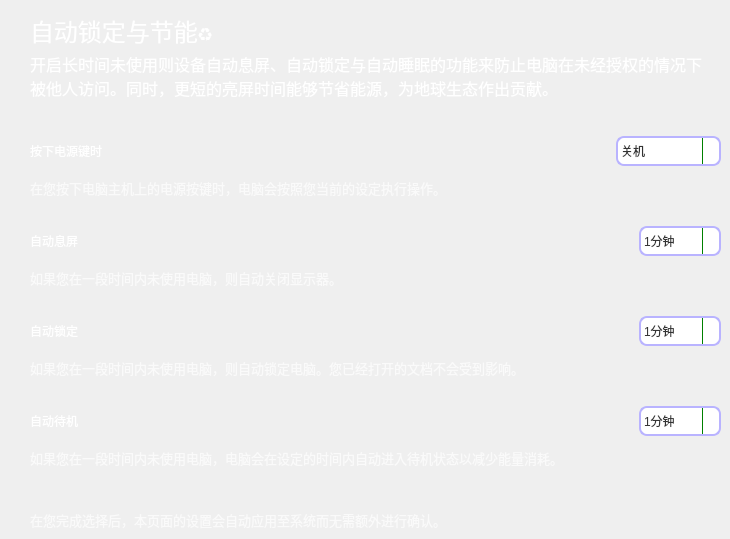
      <widget class="QWidget" name="util_greenify_stack_uos">
       <widget class="QLabel" name="util_greenify_stack_uos_prompt_header">
        <property name="geometry">
         <rect>
          <x>30</x>
          <y>10</y>
          <width>411</width>
          <height>41</height>
         </rect>
        </property>
        <property name="font">
         <font>
          <family>Noto Mono</family>
          <pointsize>18</pointsize>
          <weight>50</weight>
          <italic>false</italic>
          <bold>false</bold>
         </font>
        </property>
        <property name="styleSheet">
         <string notr="true">font: 18pt &quot;Noto Mono&quot;;
color: rgb(255, 255, 255);</string>
        </property>
        <property name="text">
         <string>自动锁定与节能♻️</string>
        </property>
       </widget>
       <widget class="QLabel" name="util_greenify_stack_uos_prompt_subheader">
        <property name="geometry">
         <rect>
          <x>30</x>
          <y>50</y>
          <width>681</width>
          <height>51</height>
         </rect>
        </property>
        <property name="font">
         <font>
          <family>Noto Mono</family>
          <pointsize>12</pointsize>
          <weight>50</weight>
          <italic>false</italic>
          <bold>false</bold>
         </font>
        </property>
        <property name="styleSheet">
         <string notr="true">font: 12pt &quot;Noto Mono&quot;;
color: rgb(255, 255, 255);</string>
        </property>
        <property name="text">
         <string>开启长时间未使用则设备自动息屏、自动锁定与自动睡眠的功能来防止电脑在未经授权的情况下被他人访问。同时，更短的亮屏时间能够节省能源，为地球生态作出贡献。</string>
        </property>
        <property name="wordWrap">
         <bool>true</bool>
        </property>
       </widget>
       <widget class="QWidget" name="layoutWidget_12">
        <property name="geometry">
         <rect>
          <x>30</x>
          <y>130</y>
          <width>691</width>
          <height>70</height>
         </rect>
        </property>
        <layout class="QVBoxLayout" name="uos_power_btn_layout_with_tip" stretch="6,1">
         <item>
          <layout class="QHBoxLayout" name="uos_power_btn_layout">
           <item>
            <widget class="QLabel" name="uos_power_btn_prompt">
             <property name="minimumSize">
              <size>
               <width>0</width>
               <height>40</height>
              </size>
             </property>
             <property name="styleSheet">
              <string notr="true">font: 14pt &quot;Noto Mono&quot;;
color: rgb(255, 255, 255);</string>
             </property>
             <property name="text">
              <string>按下电源键时</string>
             </property>
            </widget>
           </item>
           <item>
            <spacer name="uos_power_btn_spacer">
             <property name="orientation">
              <enum>Qt::Horizontal</enum>
             </property>
             <property name="sizeHint" stdset="0">
              <size>
               <width>40</width>
               <height>20</height>
              </size>
             </property>
            </spacer>
           </item>
           <item>
            <widget class="QComboBox" name="uos_power_btn_combo_setting">
             <property name="sizePolicy">
              <sizepolicy hsizetype="Preferred" vsizetype="Fixed">
               <horstretch>0</horstretch>
               <verstretch>0</verstretch>
              </sizepolicy>
             </property>
             <property name="minimumSize">
              <size>
               <width>105</width>
               <height>30</height>
              </size>
             </property>
             <property name="maximumSize">
              <size>
               <width>105</width>
               <height>16777215</height>
              </size>
             </property>
             <property name="styleSheet">
              <string notr="true">QComboBox {
    border: 2px solid rgb(185, 179, 255);
    border-radius: 8px;
    padding: 1px 18px 1px 3px;
		color: rgb(51, 51, 51);
}

QComboBox:editable {
    background: rgb(240, 250, 254);
}

QComboBox:!editable, QComboBox::drop-down:editable {
		background: white;
}

/* QComboBox gets the &quot;on&quot; state when the popup is open */
QComboBox:!editable:on, QComboBox::drop-down:editable:on {
    background: white;
		color: rgb(147, 123, 171);
		font-weight: bold;
		/* color: rgb(255, 255, 255); */
}

QComboBox:!enabled {
    background: white;
}

QComboBox:on { /* shift the text when the popup opens */
    padding-top: 3px;
    padding-left: 4px;
}

QComboBox::drop-down {
    subcontrol-origin: padding;
    subcontrol-position: top right;
    width: 16px;

    border-left-width: 1px;
    border-left-color: green;
    border-left-style: solid; /* just a single line */
    border-top-right-radius: 6px; /* same radius as the QComboBox */
    border-bottom-right-radius: 3px;
}

QComboBox::down-arrow:on { /* shift the arrow when popup is open */
    top: 1px;
    left: 1px;
}</string>
             </property>
             <item>
              <property name="text">
               <string>关机</string>
              </property>
             </item>
             <item>
              <property name="text">
               <string>待机</string>
              </property>
             </item>
             <item>
              <property name="text">
               <string>休眠</string>
              </property>
             </item>
             <item>
              <property name="text">
               <string>关闭显示器</string>
              </property>
             </item>
             <item>
              <property name="text">
               <string>无任何操作</string>
              </property>
             </item>
            </widget>
           </item>
          </layout>
         </item>
         <item>
          <widget class="QLabel" name="uos_power_btn_tip">
           <property name="maximumSize">
            <size>
             <width>16777215</width>
             <height>20</height>
            </size>
           </property>
           <property name="font">
            <font>
             <family>Noto Mono</family>
             <pointsize>10</pointsize>
             <weight>50</weight>
             <italic>false</italic>
             <bold>false</bold>
            </font>
           </property>
           <property name="styleSheet">
            <string notr="true">font: 10pt &quot;Noto Mono&quot;;
color: rgba(255, 255, 255, 180);</string>
           </property>
           <property name="text">
            <string>在您按下电脑主机上的电源按键时，电脑会按照您当前的设定执行操作。</string>
           </property>
           <property name="wordWrap">
            <bool>true</bool>
           </property>
          </widget>
         </item>
        </layout>
       </widget>
       <widget class="QWidget" name="layoutWidget_13">
        <property name="geometry">
         <rect>
          <x>30</x>
          <y>220</y>
          <width>691</width>
          <height>70</height>
         </rect>
        </property>
        <layout class="QVBoxLayout" name="uos_autoblank_layout_with_tip" stretch="6,1">
         <item>
          <layout class="QHBoxLayout" name="uos_autoblank_layout">
           <item>
            <widget class="QLabel" name="uos_autoblank_prompt">
             <property name="minimumSize">
              <size>
               <width>0</width>
               <height>40</height>
              </size>
             </property>
             <property name="styleSheet">
              <string notr="true">font: 14pt &quot;Noto Mono&quot;;
color: rgb(255, 255, 255);</string>
             </property>
             <property name="text">
              <string>自动息屏</string>
             </property>
            </widget>
           </item>
           <item>
            <spacer name="uos_autoblank_spacer">
             <property name="orientation">
              <enum>Qt::Horizontal</enum>
             </property>
             <property name="sizeHint" stdset="0">
              <size>
               <width>40</width>
               <height>20</height>
              </size>
             </property>
            </spacer>
           </item>
           <item>
            <widget class="QComboBox" name="uos_autoblank_combobox_setting">
             <property name="sizePolicy">
              <sizepolicy hsizetype="Preferred" vsizetype="Fixed">
               <horstretch>0</horstretch>
               <verstretch>0</verstretch>
              </sizepolicy>
             </property>
             <property name="minimumSize">
              <size>
               <width>0</width>
               <height>30</height>
              </size>
             </property>
             <property name="maximumSize">
              <size>
               <width>90</width>
               <height>16777215</height>
              </size>
             </property>
             <property name="styleSheet">
              <string notr="true">QComboBox {
    border: 2px solid rgb(185, 179, 255);
    border-radius: 8px;
    padding: 1px 18px 1px 3px;
		color: rgb(51, 51, 51);
}

QComboBox:editable {
    background: rgb(240, 250, 254);
}

QComboBox:!editable, QComboBox::drop-down:editable {
		background: white;
}

/* QComboBox gets the &quot;on&quot; state when the popup is open */
QComboBox:!editable:on, QComboBox::drop-down:editable:on {
    background: white;
		color: rgb(147, 123, 171);
		font-weight: bold;
		/* color: rgb(255, 255, 255); */
}

QComboBox:!enabled {
    background: white;
}

QComboBox:on { /* shift the text when the popup opens */
    padding-top: 3px;
    padding-left: 4px;
}

QComboBox::drop-down {
    subcontrol-origin: padding;
    subcontrol-position: top right;
    width: 16px;

    border-left-width: 1px;
    border-left-color: green;
    border-left-style: solid; /* just a single line */
    border-top-right-radius: 6px; /* same radius as the QComboBox */
    border-bottom-right-radius: 3px;
}

QComboBox::down-arrow:on { /* shift the arrow when popup is open */
    top: 1px;
    left: 1px;
}</string>
             </property>
             <item>
              <property name="text">
               <string>1分钟</string>
              </property>
             </item>
             <item>
              <property name="text">
               <string>5分钟</string>
              </property>
             </item>
             <item>
              <property name="text">
               <string>10分钟</string>
              </property>
             </item>
             <item>
              <property name="text">
               <string>15分钟</string>
              </property>
             </item>
             <item>
              <property name="text">
               <string>30分钟</string>
              </property>
             </item>
             <item>
              <property name="text">
               <string>60分钟</string>
              </property>
             </item>
             <item>
              <property name="text">
               <string>从不</string>
              </property>
             </item>
            </widget>
           </item>
          </layout>
         </item>
         <item>
          <widget class="QLabel" name="uos_autoblank_tip">
           <property name="maximumSize">
            <size>
             <width>16777215</width>
             <height>20</height>
            </size>
           </property>
           <property name="font">
            <font>
             <family>Noto Mono</family>
             <pointsize>10</pointsize>
             <weight>50</weight>
             <italic>false</italic>
             <bold>false</bold>
            </font>
           </property>
           <property name="styleSheet">
            <string notr="true">font: 10pt &quot;Noto Mono&quot;;
color: rgba(255, 255, 255, 180);</string>
           </property>
           <property name="text">
            <string>如果您在一段时间内未使用电脑，则自动关闭显示器。</string>
           </property>
           <property name="wordWrap">
            <bool>true</bool>
           </property>
          </widget>
         </item>
        </layout>
       </widget>
       <widget class="QWidget" name="layoutWidget_14">
        <property name="geometry">
         <rect>
          <x>30</x>
          <y>310</y>
          <width>691</width>
          <height>70</height>
         </rect>
        </property>
        <layout class="QVBoxLayout" name="uos_autolock_layout_with_tip" stretch="6,1">
         <item>
          <layout class="QHBoxLayout" name="uos_autolock_layout">
           <item>
            <widget class="QLabel" name="uos_autolock_prompt">
             <property name="minimumSize">
              <size>
               <width>0</width>
               <height>40</height>
              </size>
             </property>
             <property name="styleSheet">
              <string notr="true">font: 14pt &quot;Noto Mono&quot;;
color: rgb(255, 255, 255);</string>
             </property>
             <property name="text">
              <string>自动锁定</string>
             </property>
            </widget>
           </item>
           <item>
            <spacer name="uos_autolock_spacer">
             <property name="orientation">
              <enum>Qt::Horizontal</enum>
             </property>
             <property name="sizeHint" stdset="0">
              <size>
               <width>40</width>
               <height>20</height>
              </size>
             </property>
            </spacer>
           </item>
           <item>
            <widget class="QComboBox" name="uos_autolock_combobox_setting">
             <property name="sizePolicy">
              <sizepolicy hsizetype="Preferred" vsizetype="Fixed">
               <horstretch>0</horstretch>
               <verstretch>0</verstretch>
              </sizepolicy>
             </property>
             <property name="minimumSize">
              <size>
               <width>0</width>
               <height>30</height>
              </size>
             </property>
             <property name="maximumSize">
              <size>
               <width>90</width>
               <height>16777215</height>
              </size>
             </property>
             <property name="styleSheet">
              <string notr="true">QComboBox {
    border: 2px solid rgb(185, 179, 255);
    border-radius: 8px;
    padding: 1px 18px 1px 3px;
		color: rgb(51, 51, 51);
}

QComboBox:editable {
    background: rgb(240, 250, 254);
}

QComboBox:!editable, QComboBox::drop-down:editable {
		background: white;
}

/* QComboBox gets the &quot;on&quot; state when the popup is open */
QComboBox:!editable:on, QComboBox::drop-down:editable:on {
    background: white;
		color: rgb(147, 123, 171);
		font-weight: bold;
		/* color: rgb(255, 255, 255); */
}

QComboBox:!enabled {
    background: white;
}

QComboBox:on { /* shift the text when the popup opens */
    padding-top: 3px;
    padding-left: 4px;
}

QComboBox::drop-down {
    subcontrol-origin: padding;
    subcontrol-position: top right;
    width: 16px;

    border-left-width: 1px;
    border-left-color: green;
    border-left-style: solid; /* just a single line */
    border-top-right-radius: 6px; /* same radius as the QComboBox */
    border-bottom-right-radius: 3px;
}

QComboBox::down-arrow:on { /* shift the arrow when popup is open */
    top: 1px;
    left: 1px;
}</string>
             </property>
             <item>
              <property name="text">
               <string>1分钟</string>
              </property>
             </item>
             <item>
              <property name="text">
               <string>5分钟</string>
              </property>
             </item>
             <item>
              <property name="text">
               <string>10分钟</string>
              </property>
             </item>
             <item>
              <property name="text">
               <string>15分钟</string>
              </property>
             </item>
             <item>
              <property name="text">
               <string>30分钟</string>
              </property>
             </item>
             <item>
              <property name="text">
               <string>60分钟</string>
              </property>
             </item>
             <item>
              <property name="text">
               <string>从不</string>
              </property>
             </item>
            </widget>
           </item>
          </layout>
         </item>
         <item>
          <widget class="QLabel" name="uos_autolock_tip">
           <property name="maximumSize">
            <size>
             <width>16777215</width>
             <height>20</height>
            </size>
           </property>
           <property name="font">
            <font>
             <family>Noto Mono</family>
             <pointsize>10</pointsize>
             <weight>50</weight>
             <italic>false</italic>
             <bold>false</bold>
            </font>
           </property>
           <property name="styleSheet">
            <string notr="true">font: 10pt &quot;Noto Mono&quot;;
color: rgba(255, 255, 255, 180);</string>
           </property>
           <property name="text">
            <string>如果您在一段时间内未使用电脑，则自动锁定电脑。您已经打开的文档不会受到影响。</string>
           </property>
           <property name="wordWrap">
            <bool>true</bool>
           </property>
          </widget>
         </item>
        </layout>
       </widget>
       <widget class="QWidget" name="layoutWidget_15">
        <property name="geometry">
         <rect>
          <x>30</x>
          <y>400</y>
          <width>691</width>
          <height>70</height>
         </rect>
        </property>
        <layout class="QVBoxLayout" name="uos_autosleep_layout_with_tip" stretch="6,1">
         <item>
          <layout class="QHBoxLayout" name="uos_autosleep_layout">
           <item>
            <widget class="QLabel" name="uos_autosleep_prompt">
             <property name="minimumSize">
              <size>
               <width>0</width>
               <height>40</height>
              </size>
             </property>
             <property name="styleSheet">
              <string notr="true">font: 14pt &quot;Noto Mono&quot;;
color: rgb(255, 255, 255);</string>
             </property>
             <property name="text">
              <string>自动待机</string>
             </property>
            </widget>
           </item>
           <item>
            <spacer name="uos_autosleep_spacer">
             <property name="orientation">
              <enum>Qt::Horizontal</enum>
             </property>
             <property name="sizeHint" stdset="0">
              <size>
               <width>40</width>
               <height>20</height>
              </size>
             </property>
            </spacer>
           </item>
           <item>
            <widget class="QComboBox" name="uos_autosleep_combobox_setting">
             <property name="sizePolicy">
              <sizepolicy hsizetype="Preferred" vsizetype="Fixed">
               <horstretch>0</horstretch>
               <verstretch>0</verstretch>
              </sizepolicy>
             </property>
             <property name="minimumSize">
              <size>
               <width>0</width>
               <height>30</height>
              </size>
             </property>
             <property name="maximumSize">
              <size>
               <width>90</width>
               <height>16777215</height>
              </size>
             </property>
             <property name="styleSheet">
              <string notr="true">QComboBox {
    border: 2px solid rgb(185, 179, 255);
    border-radius: 8px;
    padding: 1px 18px 1px 3px;
		color: rgb(51, 51, 51);
}

QComboBox:editable {
    background: rgb(240, 250, 254);
}

QComboBox:!editable, QComboBox::drop-down:editable {
		background: white;
}

/* QComboBox gets the &quot;on&quot; state when the popup is open */
QComboBox:!editable:on, QComboBox::drop-down:editable:on {
    background: white;
		color: rgb(147, 123, 171);
		font-weight: bold;
		/* color: rgb(255, 255, 255); */
}

QComboBox:!enabled {
    background: white;
}

QComboBox:on { /* shift the text when the popup opens */
    padding-top: 3px;
    padding-left: 4px;
}

QComboBox::drop-down {
    subcontrol-origin: padding;
    subcontrol-position: top right;
    width: 16px;

    border-left-width: 1px;
    border-left-color: green;
    border-left-style: solid; /* just a single line */
    border-top-right-radius: 6px; /* same radius as the QComboBox */
    border-bottom-right-radius: 3px;
}

QComboBox::down-arrow:on { /* shift the arrow when popup is open */
    top: 1px;
    left: 1px;
}</string>
             </property>
             <item>
              <property name="text">
               <string>1分钟</string>
              </property>
             </item>
             <item>
              <property name="text">
               <string>5分钟</string>
              </property>
             </item>
             <item>
              <property name="text">
               <string>10分钟</string>
              </property>
             </item>
             <item>
              <property name="text">
               <string>15分钟</string>
              </property>
             </item>
             <item>
              <property name="text">
               <string>30分钟</string>
              </property>
             </item>
             <item>
              <property name="text">
               <string>60分钟</string>
              </property>
             </item>
             <item>
              <property name="text">
               <string>从不</string>
              </property>
             </item>
            </widget>
           </item>
          </layout>
         </item>
         <item>
          <widget class="QLabel" name="uos_autosleep_tip">
           <property name="maximumSize">
            <size>
             <width>16777215</width>
             <height>20</height>
            </size>
           </property>
           <property name="font">
            <font>
             <family>Noto Mono</family>
             <pointsize>10</pointsize>
             <weight>50</weight>
             <italic>false</italic>
             <bold>false</bold>
            </font>
           </property>
           <property name="styleSheet">
            <string notr="true">font: 10pt &quot;Noto Mono&quot;;
color: rgba(255, 255, 255, 180);</string>
           </property>
           <property name="text">
            <string>如果您在一段时间内未使用电脑，电脑会在设定的时间内自动进入待机状态以减少能量消耗。</string>
           </property>
           <property name="wordWrap">
            <bool>true</bool>
           </property>
          </widget>
         </item>
        </layout>
       </widget>
       <widget class="QLabel" name="util_greenify_stack_uos_apply_confirm">
        <property name="geometry">
         <rect>
          <x>30</x>
          <y>510</y>
          <width>689</width>
          <height>20</height>
         </rect>
        </property>
        <property name="maximumSize">
         <size>
          <width>16777215</width>
          <height>20</height>
         </size>
        </property>
        <property name="font">
         <font>
          <family>Noto Mono</family>
          <pointsize>10</pointsize>
          <weight>50</weight>
          <italic>false</italic>
          <bold>false</bold>
         </font>
        </property>
        <property name="styleSheet">
         <string notr="true">font: 10pt &quot;Noto Mono&quot;;
color: rgba(255, 255, 255, 180);</string>
        </property>
        <property name="text">
         <string>在您完成选择后，本页面的设置会自动应用至系统而无需额外进行确认。</string>
        </property>
        <property name="wordWrap">
         <bool>true</bool>
        </property>
       </widget>
      </widget>
